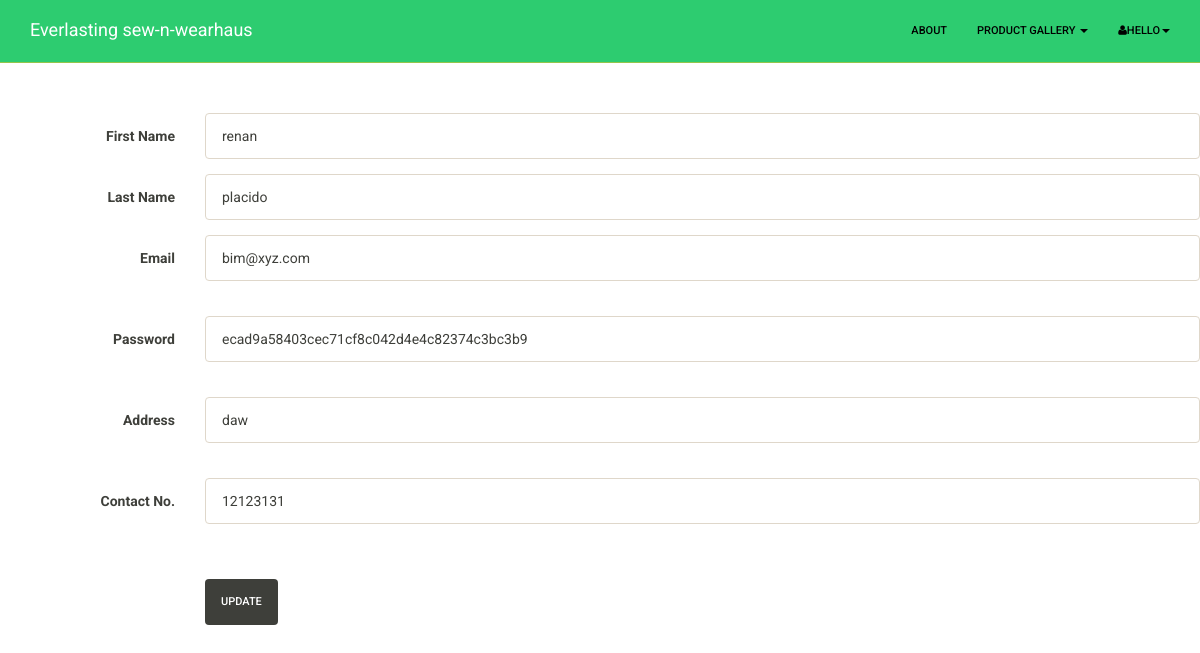
The page /sb-customer/edit-accounts.php?id=17 (signed in) on the database its author committed.
### tables this page shows
CREATE TABLE IF NOT EXISTS `accounts` (
  `user_id` int(11) NOT NULL AUTO_INCREMENT,
  `fname` varchar(25) NOT NULL,
  `lname` varchar(25) NOT NULL,
  `email` varchar(50) NOT NULL,
  `password` varchar(50) NOT NULL,
  `address` varchar(250) NOT NULL,
  `contact_no` int(20) NOT NULL,
  `status` int(5) NOT NULL,
  `usertype` int(10) NOT NULL,
  `codenum` text NOT NULL,
  PRIMARY KEY (`user_id`)
);

### sb-customer/edit-accounts.php (the view, shortened to what this page needs)
<!DOCTYPE html>
<html lang="en">
<head>
	   <link href="css/style" rel="stylesheet">
    <link href="../css/bootstrap.css" rel="stylesheet">
	<link href="../css/modern-business.css" rel="stylesheet">
    <link href="../font-awesome/css/font-awesome.min.css" rel="stylesheet">
</head>
<body>
    <nav class="navbar navbar-inverse navbar-fixed-top" role="navigation">
        <div class="container">
            <div class="navbar-header">
                <a class="navbar-brand" href="index.php">Everlasting sew-n-wearhaus</a>
            </div>
            <div class="collapse navbar-collapse navbar-ex1-collapse">
                <ul class="nav navbar-nav navbar-right">
                    <li><a href="about.php">About</a>
                    </li>
                    <li class="dropdown">
                        <a href="productgallery.php" class="dropdown-toggle" data-toggle="dropdown">Product Gallery <b class="caret"></b></a>
                    </li>
					<li class="dropdown ">
              <a href="#" class="dropdown-toggle" data-toggle="dropdown"><i class="fa fa-user"></i><?php echo $_SESSION['fname'];?><b class="caret"></b></a>
            </li>
                </ul>
            </div>
        </div>
    </nav>
      <div id="page-wrapper">
                <div class="panel-heading"><b>CUSTOMER ACCOUNTS</b></div>
			<br>
			 <?php
				$getid = $_REQUEST['id'];
				$sql = "SELECT * FROM accounts WHERE user_id = $getid";
				$result = mysql_query($sql);
				while ($row = mysql_fetch_array($result))
				{
			?>
			 <form class="form-horizontal" role="form" action="" method="post" >
				<div class="form-group">
                    <label for="description" class="col-sm-2 control-label">First Name</label>
                    <div class="col-sm-10">
                        <input type="description" name="fname" class="form-control" id="description"  value="<?php echo $row['fname']; ?>">
					</div>
                </div>
				<div class="form-group">
                    <label for="description" class="col-sm-2 control-label">Last Name</label>
                    <div class="col-sm-10">
                        <input type="description" name="lname" class="form-control" id="description"  value="<?php echo $row['lname']; ?>">
					</div>
                </div>
				<div class="form-group">
                    <label for="description" class="col-sm-2 control-label">Email</label>
                    <div class="col-sm-10">
                        <input type="description" name="email" class="form-control" id="description" " value="<?php echo $row['email']; ?>">
					</div>
                </div>
				<br>
				<div class="form-group">
                    <label for="description" class="col-sm-2 control-label">Password</label>
                    <div class="col-sm-10">
                        <input type="text" name="pass" class="form-control" id="description"  value="<?php echo $row['password']; ?>">
                    </div>
                </div>
				<br>
                <div class="form-group">
                    <label for="price" class="col-sm-2 control-label">Address</label>
                    <div class="col-sm-10">
                        <input type="text" name="address" class="form-control" id="price" value="<?php echo $row['address']; ?>">
                    </div>
                </div>
				<br>
                <div class="form-group">
                    <label for="price" class="col-sm-2 control-label">Contact No.</label>
                    <div class="col-sm-10">
                        <input type="text" name="contactno" class="form-control" id="price" value="<?php echo $row['contact_no']; ?>">
                    </div>
                </div>
				<br>
				<br>
				<?php
				}
				?>
				<div class="form-group">
                    <div class="col-sm-offset-2 col-sm-10">
                        <button type="submit" name="submit" class="btn btn-default">UPDATE</button>
                    </div>
                </div>
            </form>
        </div>
  </body>
</html>

### css/modern-business.css (style rules this page uses)
html, body { height: 100%; }
body { padding-top: 50px; }

### rows shown on the page
accounts: fname "renan", lname "placido", email "bim@xyz.com", pass "ecad9a58403cec71cf8c042d4e4c82374c3bc3b9", address "daw", contactno "12123131"

### other values the page prints
$_SESSION['fname'] "HELLO"
